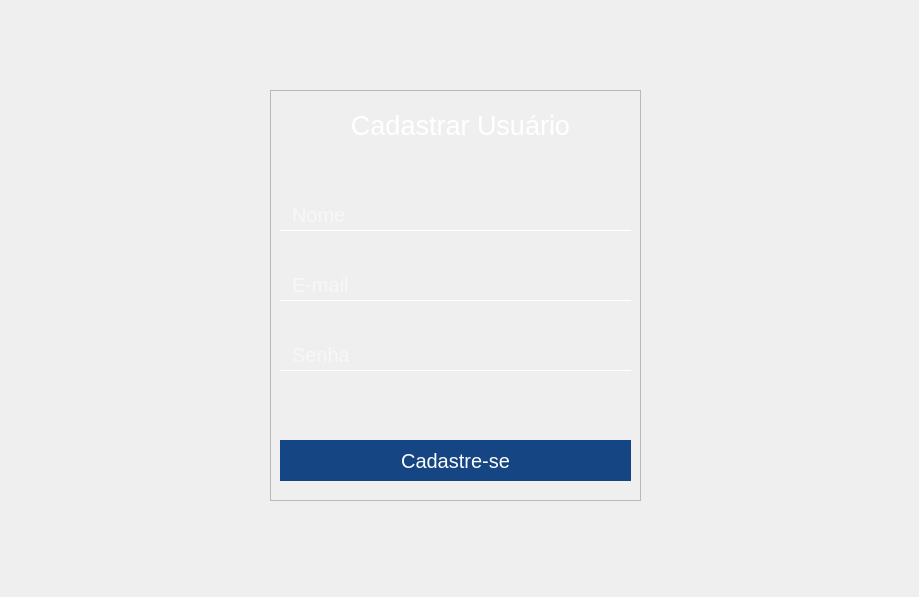
<?xml version="1.0" encoding="UTF-8"?>
<ui version="4.0">
 <class>Tela_Cadastrar</class>
 <widget class="QMainWindow" name="Tela_Cadastrar">
  <property name="geometry">
   <rect>
    <x>0</x>
    <y>0</y>
    <width>919</width>
    <height>597</height>
   </rect>
  </property>
  <property name="minimumSize">
   <size>
    <width>919</width>
    <height>597</height>
   </size>
  </property>
  <property name="maximumSize">
   <size>
    <width>919</width>
    <height>597</height>
   </size>
  </property>
  <property name="mouseTracking">
   <bool>false</bool>
  </property>
  <property name="windowTitle">
   <string>MainWindow</string>
  </property>
  <property name="styleSheet">
   <string notr="true"/>
  </property>
  <widget class="QWidget" name="centralwidget">
   <widget class="QFrame" name="frame_area_cadastrar">
    <property name="geometry">
     <rect>
      <x>270</x>
      <y>90</y>
      <width>371</width>
      <height>411</height>
     </rect>
    </property>
    <property name="frameShape">
     <enum>QFrame::StyledPanel</enum>
    </property>
    <property name="frameShadow">
     <enum>QFrame::Raised</enum>
    </property>
    <widget class="QLabel" name="img_backgroud_cadastrar">
     <property name="geometry">
      <rect>
       <x>0</x>
       <y>0</y>
       <width>371</width>
       <height>411</height>
      </rect>
     </property>
     <property name="text">
      <string/>
     </property>
     <property name="pixmap">
      <pixmap resource="QRC_login.qrc">:/imagens/imagens/Rectangle_18backgroundarealogar-removebg-preview.png</pixmap>
     </property>
     <property name="scaledContents">
      <bool>true</bool>
     </property>
    </widget>
    <widget class="QPushButton" name="btn_cadastrar">
     <property name="geometry">
      <rect>
       <x>10</x>
       <y>350</y>
       <width>351</width>
       <height>41</height>
      </rect>
     </property>
     <property name="cursor">
      <cursorShape>PointingHandCursor</cursorShape>
     </property>
     <property name="styleSheet">
      <string notr="true">QPushButton{
	color : #fffffffff;
	background-color : #154583;
	border : none;
	font-size: 20px;
	font-style: montserrat;
}</string>
     </property>
     <property name="text">
      <string>Cadastre-se</string>
     </property>
    </widget>
    <widget class="QLineEdit" name="inp_email_cadastrar">
     <property name="geometry">
      <rect>
       <x>10</x>
       <y>180</y>
       <width>351</width>
       <height>31</height>
      </rect>
     </property>
     <property name="styleSheet">
      <string notr="true">QLineEdit{
	border: none; /* Remove a borda padrão */
    border-bottom: 1px solid #fff; /* Adiciona uma borda inferior de 1px sólida */
    background-color: transparent;/* Define o Background como transparente*/
	color: #fffffffff;
	font-size: 20px; /* Defina o tamanho do texto do placeholder desejado */
	padding-left: 10px;
	font-style: montserrat;
}

</string>
     </property>
     <property name="text">
      <string/>
     </property>
     <property name="alignment">
      <set>Qt::AlignJustify|Qt::AlignVCenter</set>
     </property>
     <property name="dragEnabled">
      <bool>false</bool>
     </property>
     <property name="readOnly">
      <bool>false</bool>
     </property>
     <property name="placeholderText">
      <string notr="true">E-mail</string>
     </property>
    </widget>
    <widget class="QLineEdit" name="inp_nome_cadastrar">
     <property name="geometry">
      <rect>
       <x>10</x>
       <y>110</y>
       <width>351</width>
       <height>31</height>
      </rect>
     </property>
     <property name="styleSheet">
      <string notr="true">QLineEdit{
	border: none; /* Remove a borda padrão */
    border-bottom: 1px solid #fff; /* Adiciona uma borda inferior de 1px sólida */
    background-color: transparent;/* Define o Background como transparente*/
	color: #fffffffff;
	font-size: 20px; /* Defina o tamanho do texto do placeholder desejado */
	padding-left: 10px;
	font-style: montserrat;
}

</string>
     </property>
     <property name="text">
      <string/>
     </property>
     <property name="alignment">
      <set>Qt::AlignJustify|Qt::AlignVCenter</set>
     </property>
     <property name="dragEnabled">
      <bool>false</bool>
     </property>
     <property name="readOnly">
      <bool>false</bool>
     </property>
     <property name="placeholderText">
      <string notr="true">Nome</string>
     </property>
    </widget>
    <widget class="QLineEdit" name="inp_senha_cadastrar_2">
     <property name="geometry">
      <rect>
       <x>10</x>
       <y>250</y>
       <width>351</width>
       <height>31</height>
      </rect>
     </property>
     <property name="styleSheet">
      <string notr="true">QLineEdit{
	border: none; /* Remove a borda padrão */
    border-bottom: 1px solid #fff; /* Adiciona uma borda inferior de 1px sólida */
    background-color: transparent;/* Define o Background como transparente*/
	color: #fffffffff;
	font-size: 20px; /* Defina o tamanho do texto do placeholder desejado */
	padding-left: 10px;
	font-style: montserrat;
}

</string>
     </property>
     <property name="text">
      <string/>
     </property>
     <property name="maxLength">
      <number>13</number>
     </property>
     <property name="echoMode">
      <enum>QLineEdit::Password</enum>
     </property>
     <property name="alignment">
      <set>Qt::AlignJustify|Qt::AlignVCenter</set>
     </property>
     <property name="dragEnabled">
      <bool>false</bool>
     </property>
     <property name="readOnly">
      <bool>false</bool>
     </property>
     <property name="placeholderText">
      <string notr="true">Senha</string>
     </property>
    </widget>
    <widget class="QLabel" name="lbl_cadastrar_usuario">
     <property name="geometry">
      <rect>
       <x>10</x>
       <y>20</y>
       <width>361</width>
       <height>31</height>
      </rect>
     </property>
     <property name="font">
      <font>
       <pointsize>20</pointsize>
      </font>
     </property>
     <property name="toolTip">
      <string>&lt;html&gt;&lt;head/&gt;&lt;body&gt;&lt;p&gt;&lt;span style=&quot; font-size:12pt;&quot;&gt;u8-p&lt;/span&gt;&lt;/p&gt;&lt;/body&gt;&lt;/html&gt;</string>
     </property>
     <property name="whatsThis">
      <string>&lt;html&gt;&lt;head/&gt;&lt;body&gt;&lt;p&gt;sdfwesf&lt;/p&gt;&lt;/body&gt;&lt;/html&gt;</string>
     </property>
     <property name="styleSheet">
      <string notr="true">font-style: montserrat;</string>
     </property>
     <property name="text">
      <string>&lt;html&gt;&lt;head/&gt;&lt;body&gt;&lt;p align=&quot;center&quot;&gt;&lt;span style=&quot; color:#ffffff;&quot;&gt;Cadastrar Usuário&lt;/span&gt;&lt;/p&gt;&lt;/body&gt;&lt;/html&gt;</string>
     </property>
    </widget>
   </widget>
   <widget class="QLabel" name="img_background">
    <property name="geometry">
     <rect>
      <x>0</x>
      <y>0</y>
      <width>919</width>
      <height>597</height>
     </rect>
    </property>
    <property name="maximumSize">
     <size>
      <width>919</width>
      <height>597</height>
     </size>
    </property>
    <property name="text">
     <string/>
    </property>
    <property name="pixmap">
     <pixmap>imagens/cadastra usuario.png</pixmap>
    </property>
    <property name="scaledContents">
     <bool>true</bool>
    </property>
   </widget>
   <widget class="QLabel" name="img_barra_lateral_esquerda">
    <property name="geometry">
     <rect>
      <x>0</x>
      <y>0</y>
      <width>51</width>
      <height>601</height>
     </rect>
    </property>
    <property name="text">
     <string/>
    </property>
    <property name="pixmap">
     <pixmap>imagens/barra_lateral_esquerda.png</pixmap>
    </property>
    <property name="scaledContents">
     <bool>true</bool>
    </property>
   </widget>
   <widget class="QLabel" name="img_barra_lateral_direita">
    <property name="geometry">
     <rect>
      <x>850</x>
      <y>0</y>
      <width>71</width>
      <height>601</height>
     </rect>
    </property>
    <property name="text">
     <string/>
    </property>
    <property name="pixmap">
     <pixmap>imagens/barra_lateral_direita.png</pixmap>
    </property>
    <property name="scaledContents">
     <bool>true</bool>
    </property>
   </widget>
   <widget class="QLabel" name="img_logo_hub_1">
    <property name="geometry">
     <rect>
      <x>90</x>
      <y>310</y>
      <width>351</width>
      <height>281</height>
     </rect>
    </property>
    <property name="text">
     <string/>
    </property>
    <property name="pixmap">
     <pixmap>imagens/Group_37hubacademyefeito-removebg-preview.png</pixmap>
    </property>
    <property name="scaledContents">
     <bool>true</bool>
    </property>
   </widget>
   <widget class="QLabel" name="img_logo_hub_2">
    <property name="geometry">
     <rect>
      <x>470</x>
      <y>150</y>
      <width>351</width>
      <height>281</height>
     </rect>
    </property>
    <property name="text">
     <string/>
    </property>
    <property name="pixmap">
     <pixmap>imagens/Group_37hubacademyefeito-removebg-preview.png</pixmap>
    </property>
    <property name="scaledContents">
     <bool>true</bool>
    </property>
   </widget>
   <zorder>img_background</zorder>
   <zorder>img_logo_hub_2</zorder>
   <zorder>img_logo_hub_1</zorder>
   <zorder>frame_area_cadastrar</zorder>
   <zorder>img_barra_lateral_esquerda</zorder>
   <zorder>img_barra_lateral_direita</zorder>
  </widget>
 </widget>
 <resources>
  <include location="QRC_login.qrc"/>
 </resources>
 <connections/>
</ui>
